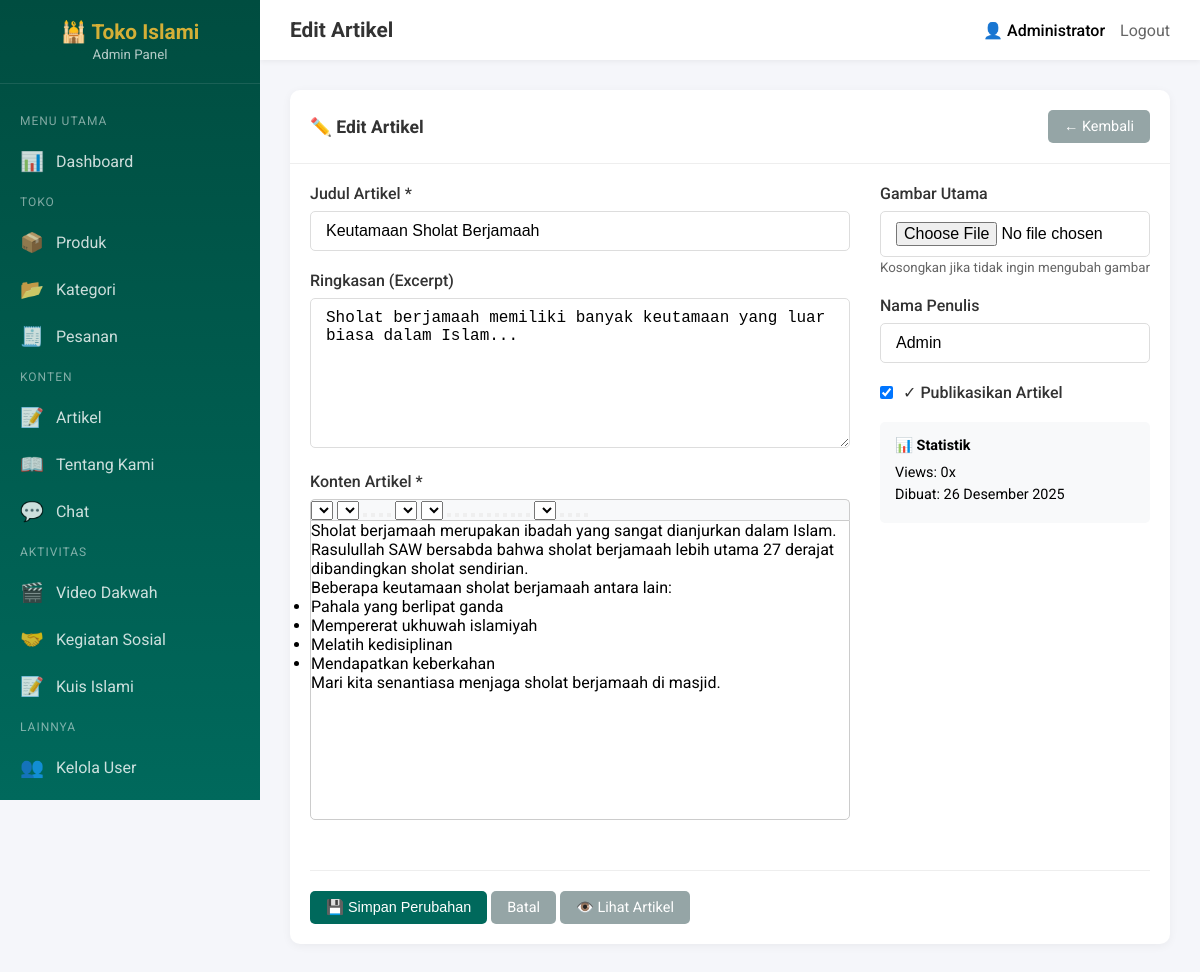
/admin/edit-article.php?id=1 (signed in), run on the app's committed database.
### tables this page shows
CREATE TABLE articles (
    id INT AUTO_INCREMENT PRIMARY KEY,
    title VARCHAR(255) NOT NULL,
    slug VARCHAR(255) UNIQUE,
    excerpt TEXT,
    content TEXT,
    image VARCHAR(255),
    author VARCHAR(100),
    views INT DEFAULT 0,
    is_published TINYINT DEFAULT 1,
    created_at TIMESTAMP DEFAULT CURRENT_TIMESTAMP,
    updated_at TIMESTAMP DEFAULT CURRENT_TIMESTAMP ON UPDATE CURRENT_TIMESTAMP
);

### config/database.php (called while the page is built, shortened)
<?php
class Database {
    private static $instance = null;
    private $pdo;
    private function __construct() {
        try {
            $dsn = "mysql:host=" . DB_HOST . ";dbname=" . DB_NAME . ";charset=" . DB_CHARSET;
            $options = [
                PDO::ATTR_ERRMODE => PDO::ERRMODE_EXCEPTION,
                PDO::ATTR_DEFAULT_FETCH_MODE => PDO::FETCH_ASSOC,
                PDO::ATTR_EMULATE_PREPARES => false,
            ];
            $this->pdo = new PDO($dsn, DB_USER, DB_PASS, $options);
        } catch (PDOException $e) {
            die("Koneksi database gagal: " . $e->getMessage());
        }
    }
    public static function getInstance() {
        if (self::$instance === null) {
            self::$instance = new self();
        }
        return self::$instance;
    }
    public function getConnection() {
        return $this->pdo;
    }
}
function db() {
    return Database::getInstance()->getConnection();
}

### includes/functions.php (called while the page is built, shortened)
<?php
function formatDate($date) {
    $months = [
        1 => 'Januari', 2 => 'Februari', 3 => 'Maret', 4 => 'April',
        5 => 'Mei', 6 => 'Juni', 7 => 'Juli', 8 => 'Agustus',
        9 => 'September', 10 => 'Oktober', 11 => 'November', 12 => 'Desember'
    ];
    $timestamp = strtotime($date);
    $day = date('d', $timestamp);
    $month = $months[(int)date('m', $timestamp)];
    $year = date('Y', $timestamp);
    return "$day $month $year";
}

### admin/edit-article.php (the view, shortened to what this page needs)
<?php
require_once '../config/database.php';
require_once '../includes/functions.php';
$id = isset($_GET['id']) ? (int)$_GET['id'] : 0;
$stmt = db()->prepare("SELECT * FROM articles WHERE id = ?");
$stmt->execute([$id]);
$article = $stmt->fetch();
if ($_SERVER['REQUEST_METHOD'] === 'POST') {
    $title = sanitize($_POST['title'] ?? '');
    $excerpt = sanitize($_POST['excerpt'] ?? '');
    $content = $_POST['content'] ?? '';
    $author = sanitize($_POST['author'] ?? '');
    $is_published = isset($_POST['is_published']) ? 1 : 0;
    $errors = [];
    if (empty($title)) $errors[] = 'Judul artikel harus diisi';
    if (empty($content)) $errors[] = 'Konten artikel harus diisi';
    $image = $article['image'];
    if (!empty($_FILES['image']['name'])) {
        $upload = uploadImage($_FILES['image'], 'articles');
        if ($upload['success']) {
            if ($article['image']) {
                deleteImage($article['image']);
            }
            $image = $upload['filename'];
        } else {
            $errors[] = $upload['message'];
        }
    }
    if (empty($errors)) {
        $slug = createSlug($title);
        $stmt = db()->prepare("SELECT id FROM articles WHERE slug = ? AND id != ?");
        $stmt->execute([$slug, $id]);
        if ($stmt->fetch()) {
            $slug .= '-' . time();
        }
        $stmt = db()->prepare("
            UPDATE articles SET
                title = ?, slug = ?, excerpt = ?, content = ?,
                image = ?, author = ?, is_published = ?
            WHERE id = ?
        ");
        $stmt->execute([
            $title,
            $slug,
            $excerpt,
            $content,
            $image,
            $author ?: 'Admin',
            $is_published,
            $id
        ]);
        setFlash('success', 'Artikel berhasil diperbarui');
        header('Location: articles.php');
        exit;
    }
} else {
    $title = $article['title'];
    $excerpt = $article['excerpt'];
    $content = $article['content'];
    $author = $article['author'];
    $is_published = $article['is_published'];
}
require_once 'includes/admin-header.php';
?>
<div class="panel">
    <div class="panel-header">
        <h2>✏️ Edit Artikel</h2>
        <a href="articles.php" class="btn btn-secondary">← Kembali</a>
    </div>
    <div class="panel-body">
        <form action="" method="POST" enctype="multipart/form-data">
            <div style="display: grid; grid-template-columns: 2fr 1fr; gap: 30px;">
                <div>
                    <div class="form-group">
                        <label>Judul Artikel *</label>
                        <input type="text" name="title" class="form-control" value="<?= htmlspecialchars($title) ?>" required>
                    </div>
                    <div class="form-group">
                        <label>Ringkasan (Excerpt)</label>
                        <textarea name="excerpt" class="form-control" rows="3"><?= htmlspecialchars($excerpt) ?></textarea>
                    </div>
                    <div class="form-group">
                        <label>Konten Artikel *</label>
                        <div id="toolbar-container">
                            <span class="ql-formats">
                                <select class="ql-font"></select>
                                <select class="ql-size"></select>
                            </span>
                            <span class="ql-formats">
                                <button class="ql-bold"></button>
                                <button class="ql-italic"></button>
                                <button class="ql-underline"></button>
                                <button class="ql-strike"></button>
                            </span>
                            <span class="ql-formats">
                                <select class="ql-color"></select>
                                <select class="ql-background"></select>
                            </span>
                            <span class="ql-formats">
                                <button class="ql-script" value="sub"></button>
                                <button class="ql-script" value="super"></button>
                            </span>
                            <span class="ql-formats">
                                <button class="ql-header" value="1"></button>
                                <button class="ql-header" value="2"></button>
                                <button class="ql-blockquote"></button>
                                <button class="ql-code-block"></button>
                            </span>
                            <span class="ql-formats">
                                <button class="ql-list" value="ordered"></button>
                                <button class="ql-list" value="bullet"></button>
                                <button class="ql-indent" value="-1"></button>
                                <button class="ql-indent" value="+1"></button>
                            </span>
                            <span class="ql-formats">
                                <button class="ql-direction" value="rtl"></button>
                                <select class="ql-align"></select>
                            </span>
                            <span class="ql-formats">
                                <button class="ql-link"></button>
                                <button class="ql-image"></button>
                                <button class="ql-video"></button>
                            </span>
                            <span class="ql-formats">
                                <button class="ql-clean"></button>
                            </span>
                        </div>
                        <div id="editor" style="min-height: 300px; background: white;"><?= $content ?></div>
                    </div>
                </div>
                <div>
                    <div class="form-group">
                        <label>Gambar Utama</label>
                        <input type="file" name="image" class="form-control" accept="image/*" onchange="previewImage(this, 'imagePreview')">
                        <small style="color: #666;">Kosongkan jika tidak ingin mengubah gambar</small>
                    </div>
                    <div class="form-group">
                        <label>Nama Penulis</label>
                        <input type="text" name="author" class="form-control" value="<?= htmlspecialchars($author) ?>">
                    </div>
                    <div class="form-group">
                        <label style="display: flex; align-items: center; gap: 10px; cursor: pointer;">
                            <input type="checkbox" name="is_published" value="1" <?= $is_published ? 'checked' : '' ?>>
                            <span>✓ Publikasikan Artikel</span>
                        </label>
                    </div>
                    <div style="background: #f8f9fa; padding: 15px; border-radius: 5px; margin-top: 20px;">
                        <h4 style="margin-bottom: 10px; font-size: 0.9rem;">📊 Statistik</h4>
                        <p style="margin: 5px 0; font-size: 0.9rem;">Views: <?= number_format($article['views']) ?>x</p>
                        <p style="margin: 5px 0; font-size: 0.9rem;">Dibuat: <?= formatDate($article['created_at']) ?></p>
                    </div>
                </div>
            </div>
            <div style="margin-top: 30px; padding-top: 20px; border-top: 1px solid #eee;">
                <button type="submit" class="btn btn-primary">💾 Simpan Perubahan</button>
                <a href="articles.php" class="btn btn-secondary">Batal</a>
                <a href="<?= BASE_URL ?>/article-detail.php?slug=<?= $article['slug'] ?>" class="btn btn-secondary" target="_blank">👁️ Lihat Artikel</a>
            </div>
        </form>
    </div>
</div>
<link href="https://cdn.jsdelivr.net/npm/quill@2.0.3/dist/quill.snow.css" rel="stylesheet" />
<link rel="stylesheet" href="https://cdnjs.cloudflare.com/ajax/libs/highlight.js/11.9.0/styles/atom-one-dark.min.css" />
<?php require_once 'includes/admin-footer.php'; ?>

### admin/includes/admin-header.php (style rules this page uses)
:root { --primary: #00695C; --primary-dark: #004D40; --gold: #D4AF37; --sidebar-width: 260px; --header-height: 60px; }
* { margin: 0; padding: 0; box-sizing: border-box; }
body { font-family: 'Roboto', sans-serif; background: #F5F6FA; min-height: 100vh; }
.panel { background: white; border-radius: 10px; box-shadow: 0 2px 10px rgba(0,0,0,0.05); margin-bottom: 30px; }
.panel-header { padding: 20px; border-bottom: 1px solid #eee; display: flex; justify-content: space-between; align-items: center; }
.panel-header h2 { font-size: 1.1rem; color: #333; margin: 0; }
.panel-body { padding: 20px; }
.btn { display: inline-flex; align-items: center; gap: 5px; padding: 8px 16px; border-radius: 5px; font-size: 0.9rem; text-decoration: none; border: none; cursor: pointer; transition: all 0.3s; }
.btn-primary { background: var(--primary); color: white; }
.btn-secondary { background: #95A5A6; color: white; }
.form-group { margin-bottom: 20px; }
.form-group label { display: block; margin-bottom: 8px; font-weight: 500; color: #333; }
.form-control { width: 100%; padding: 10px 15px; border: 1px solid #ddd; border-radius: 5px; font-size: 1rem; transition: border-color 0.3s; }
textarea.form-control { min-height: 150px; resize: vertical; }

### admin/edit-article.php (style rules this page uses)
#toolbar-container { background: #f8f9fa; border: 1px solid #ccc; border-bottom: none; border-radius: 5px 5px 0 0; }
#editor { border: 1px solid #ccc; border-radius: 0 0 5px 5px; font-size: 1rem; }

### data on the page
articles: title "Keutamaan Sholat Berjamaah", excerpt "Sholat berjamaah memiliki banyak keutamaan yang luar biasa dalam Islam...", content "Sholat berjamaah merupakan ibadah yang sangat dianjurkan dalam Islam. Rasulullah SAW bersabda bahwa sholat berjamaah lebih utama 27 derajat dibandingkan sholat sendirian. Beberapa keutamaan sholat berjamaah antara lain: Pahala yang berlipat ganda Mempererat ukhuwah islamiyah Melatih kedisiplinan Mendapatkan keberkahan Mari kita senantiasa menjaga sholat berjamaah di masjid.", author "Admin", is_published "☑", views "0", created_at "26 Desember 2025"

### other printed values
$siteName "Toko Islami"
$pageTitle "Edit Artikel"
$currentUser['name'] "Administrator"
